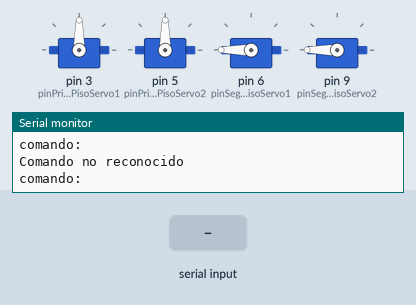
The sketch below on a simulated Arduino Uno, built for the host (arithmetic inside an expression is 32-bit, double 64-bit). Parts: 4 × servo, the last lines printed to the serial monitor. The inputs (shaded band) are chosen by the test bench.

Above: at 1.2 s.
1.3 s: "C1" received over the second serial link
At 2.0 s:
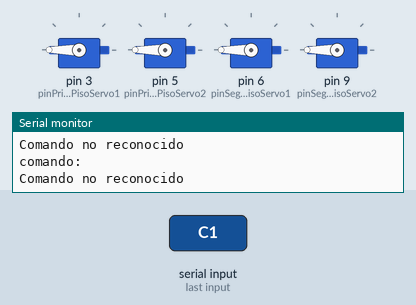
2.8 s: "C3" received over the second serial link
At 3.8 s:
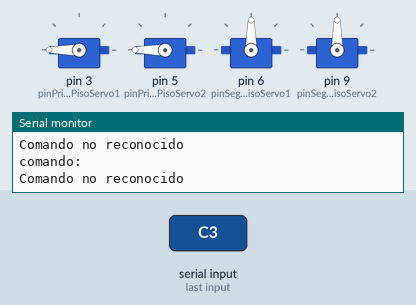
4.3 s: "C2" received over the second serial link
At 5.7 s:
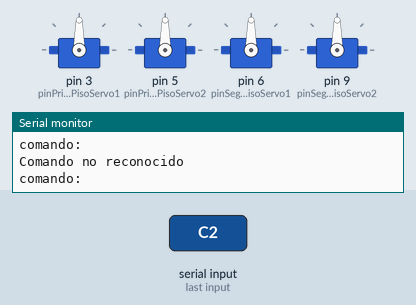
Timing chart, 0 to 7.3 s (numbered marks = the images above; inputs shaded):
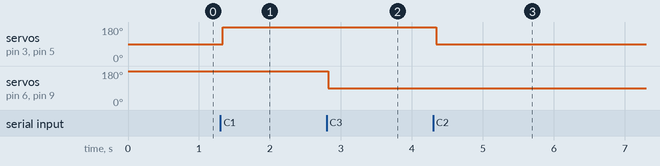

Measured:
- after the input at 1.3 s, servo on pin 3 (pinPrimerPisoServo1), servo on pin 5 (pinPrimerPisoServo2): 90° → 180° at once
- after the input at 2.8 s, servo on pin 6 (pinSegundoPisoServo1), servo on pin 9 (pinSegundoPisoServo2): 180° → 90° at once
- after the input at 4.3 s, servo on pin 3 (pinPrimerPisoServo1), servo on pin 5 (pinPrimerPisoServo2): 180° → 90° at once

The sketch:

codigo.ino
```cpp
#include <SoftwareSerial.h> // Librería para usar el puerto serial con el módulo Bluetooth
#include <Servo.h>

Servo primerPisoServo1;  //creamos un objeto servo
Servo primerPisoServo2;  //creamos un objeto servo


Servo segundoPisoServo1;  //creamos un objeto servo
Servo segundoPisoServo2;  //creamos un objeto servo

// pines servos
int pinPrimerPisoServo1 = 3;
int pinPrimerPisoServo2 = 5;
int pinSegundoPisoServo1 = 6;
int pinSegundoPisoServo2 = 9;

// angulos
int posMinP1 = 90;
int posMaxP1 = 180;

int posMaxP2 = 90;
int posMinP2 = 180;

// Definir los pines para el módulo Bluetooth HC-05
SoftwareSerial BTSerial(10, 11); // RX, TX

void setup() {
  primerPisoServo1.attach(pinPrimerPisoServo1);
  primerPisoServo2.attach(pinPrimerPisoServo2);

  segundoPisoServo1.attach(pinSegundoPisoServo1);
  segundoPisoServo2.attach(pinSegundoPisoServo2);

  // mover a posicion minima servos
  primerPisoServo1.write(posMinP1);
  primerPisoServo2.write(posMinP1);

  segundoPisoServo1.write(posMinP2);
  segundoPisoServo2.write(posMinP2);


  Serial.begin(9600); // Iniciar el puerto serial para la PC
  BTSerial.begin(9600); // Iniciar el puerto serial para el Bluetooth a 9600 baudios

  Serial.println("Esperando datos desde Bluetooth...");
}

void loop() {

  String comando = leerDatos(); // Llamar a la función para leer datos

  moverCasa(comando);

  if (comando != '\0') { // '\0' significa que no se recibió ningún dato
    Serial.print("comando: ");
    Serial.println(comando); // Mostrar el dato recibido en el monitor serie
  }
}


void moverCasa( String comando){
    if (comando == "C1") {
    Serial.println("abrir primer piso");
    primerPisoServo1.write(posMaxP1);
    primerPisoServo2.write(posMaxP1);
  }
  else if (comando == "C2") {
    Serial.println("cerrar primer piso");
    primerPisoServo1.write(posMinP1);
    primerPisoServo2.write(posMinP1);
  }
  else if (comando == "C3") {
    Serial.println("abrir segundo piso");
    segundoPisoServo1.write(posMaxP2);
    segundoPisoServo2.write(posMaxP2);
  }
  else if (comando == "C4") {
    Serial.println("cerrar segundo piso");
    segundoPisoServo1.write(posMinP2);
    segundoPisoServo2.write(posMinP2);
  }
  else if (comando == "C5") {
    Serial.println("abrir ambos pisos");
    primerPisoServo1.write(posMaxP1);
    primerPisoServo2.write(posMaxP1);
    segundoPisoServo1.write(posMaxP2);
    segundoPisoServo2.write(posMaxP2);
  }
  else if (comando == "C6") {
    Serial.println("cerrar ambos pisos");
    primerPisoServo1.write(posMinP1);
    primerPisoServo2.write(posMinP1);
    segundoPisoServo1.write(posMinP2);
    segundoPisoServo2.write(posMinP2);
  }
  else {
    Serial.println("Comando no reconocido");
  }
}


// Función para leer datos desde el módulo Bluetooth y retornar el carácter recibido
String leerDatos() {
  String comando = "";

  // Leer primer carácter
  if (BTSerial.available()) {
    char primerCaracter = BTSerial.read(); // Leer el primer carácter
    comando += primerCaracter; // Añadir el primer carácter al comando

    // Esperar a que el segundo carácter esté disponible
    while (!BTSerial.available()) {
    }

    // Leer segundo carácter
    char segundoCaracter = BTSerial.read(); // Leer el segundo carácter
    comando += segundoCaracter; // Añadir el segundo carácter al comando
  }

  return comando;
}
```
